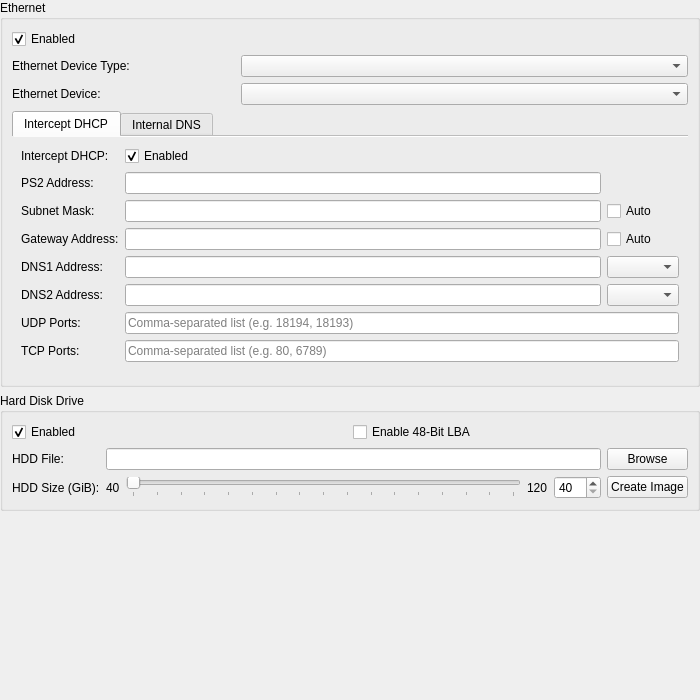
<?xml version="1.0" encoding="UTF-8"?>
<ui version="4.0">
 <class>DEV9SettingsWidget</class>
 <widget class="QWidget" name="DEV9SettingsWidget">
  <property name="geometry">
   <rect>
    <x>0</x>
    <y>0</y>
    <width>700</width>
    <height>700</height>
   </rect>
  </property>
  <layout class="QVBoxLayout" name="verticalLayout">
   <property name="leftMargin">
    <number>0</number>
   </property>
   <property name="topMargin">
    <number>0</number>
   </property>
   <property name="rightMargin">
    <number>0</number>
   </property>
   <property name="bottomMargin">
    <number>0</number>
   </property>
   <item>
    <widget class="QGroupBox" name="groupBox">
     <property name="title">
      <string>Ethernet</string>
     </property>
     <layout class="QGridLayout" name="gridLayout">
      <item row="2" column="1" colspan="2">
       <widget class="QComboBox" name="ethDev"/>
      </item>
      <item row="2" column="0">
       <widget class="QLabel" name="ethDevLabel">
        <property name="text">
         <string>Ethernet Device:</string>
        </property>
        <property name="buddy">
         <cstring>ethDev</cstring>
        </property>
       </widget>
      </item>
      <item row="1" column="0">
       <widget class="QLabel" name="ethDevTypeLabel">
        <property name="text">
         <string>Ethernet Device Type:</string>
        </property>
        <property name="buddy">
         <cstring>ethDevType</cstring>
        </property>
       </widget>
      </item>
      <item row="3" column="0" colspan="3">
       <widget class="QTabWidget" name="ethTabWidget">
        <property name="currentIndex">
         <number>0</number>
        </property>
        <property name="documentMode">
         <bool>true</bool>
        </property>
        <widget class="QWidget" name="tab">
         <attribute name="title">
          <string>Intercept DHCP</string>
         </attribute>
         <layout class="QGridLayout" name="gridLayout_3">
          <item row="4" column="2">
           <widget class="QComboBox" name="ethDNS1Mode"/>
          </item>
          <item row="0" column="1">
           <widget class="QCheckBox" name="ethInterceptDHCP">
            <property name="text">
             <string comment="InterceptDHCP">Enabled</string>
            </property>
            <property name="checked">
             <bool>true</bool>
            </property>
           </widget>
          </item>
          <item row="2" column="1">
           <widget class="QLineEdit" name="ethNetMask">
            <property name="inputMask">
             <string/>
            </property>
           </widget>
          </item>
          <item row="2" column="0">
           <widget class="QLabel" name="ethNetMaskLabel">
            <property name="text">
             <string>Subnet Mask:</string>
            </property>
            <property name="buddy">
             <cstring>ethNetMask</cstring>
            </property>
           </widget>
          </item>
          <item row="3" column="0">
           <widget class="QLabel" name="ethGatewayAddrLabel">
            <property name="text">
             <string>Gateway Address:</string>
            </property>
            <property name="buddy">
             <cstring>ethGatewayAddr</cstring>
            </property>
           </widget>
          </item>
          <item row="3" column="2">
           <widget class="QCheckBox" name="ethGatewayAuto">
            <property name="text">
             <string>Auto</string>
            </property>
           </widget>
          </item>
          <item row="0" column="0">
           <widget class="QLabel" name="ethInterceptDHCPLabel">
            <property name="text">
             <string>Intercept DHCP:</string>
            </property>
            <property name="buddy">
             <cstring>ethInterceptDHCP</cstring>
            </property>
           </widget>
          </item>
          <item row="1" column="1">
           <widget class="QLineEdit" name="ethPS2Addr">
            <property name="inputMask">
             <string/>
            </property>
           </widget>
          </item>
          <item row="2" column="2">
           <widget class="QCheckBox" name="ethNetMaskAuto">
            <property name="text">
             <string>Auto</string>
            </property>
           </widget>
          </item>
          <item row="1" column="0">
           <widget class="QLabel" name="ethPS2AddrLabel">
            <property name="text">
             <string>PS2 Address:</string>
            </property>
            <property name="buddy">
             <cstring>ethPS2Addr</cstring>
            </property>
           </widget>
          </item>
          <item row="3" column="1">
           <widget class="QLineEdit" name="ethGatewayAddr">
            <property name="inputMask">
             <string/>
            </property>
           </widget>
          </item>
          <item row="4" column="0">
           <widget class="QLabel" name="ethDNS1AddrLabel">
            <property name="text">
             <string>DNS1 Address:</string>
            </property>
            <property name="buddy">
             <cstring>ethDNS1Addr</cstring>
            </property>
           </widget>
          </item>
          <item row="4" column="1">
           <widget class="QLineEdit" name="ethDNS1Addr">
            <property name="inputMask">
             <string/>
            </property>
           </widget>
          </item>
          <item row="5" column="0">
           <widget class="QLabel" name="ethDNS2AddrLabel">
            <property name="text">
             <string>DNS2 Address:</string>
            </property>
            <property name="buddy">
             <cstring>ethDNS2Addr</cstring>
            </property>
           </widget>
          </item>
          <item row="5" column="1">
           <widget class="QLineEdit" name="ethDNS2Addr">
            <property name="inputMask">
             <string/>
            </property>
           </widget>
          </item>
          <item row="5" column="2">
           <widget class="QComboBox" name="ethDNS2Mode"/>
          </item>
          <item row="6" column="0">
           <widget class="QLabel" name="ethUDPPortsLabel">
            <property name="text">
             <string>UDP Ports:</string>
            </property>
            <property name="buddy">
             <cstring>ethUDPPorts</cstring>
            </property>
           </widget>
          </item>
          <item row="6" column="1" colspan="2">
           <widget class="QLineEdit" name="ethUDPPorts">
            <property name="placeholderText">
             <string>Comma-separated list (e.g. 18194, 18193)</string>
            </property>
            <property name="toolTip">
             <string>Pre-bind UDP ports on the host for inbound PS2 traffic. Required for ps2client/ps2link communication in Sockets mode.</string>
            </property>
           </widget>
          </item>
          <item row="7" column="0">
           <widget class="QLabel" name="ethTCPPortsLabel">
            <property name="text">
             <string>TCP Ports:</string>
            </property>
            <property name="buddy">
             <cstring>ethTCPPorts</cstring>
            </property>
           </widget>
          </item>
          <item row="7" column="1" colspan="2">
           <widget class="QLineEdit" name="ethTCPPorts">
            <property name="placeholderText">
             <string>Comma-separated list (e.g. 80, 6789)</string>
            </property>
            <property name="toolTip">
             <string>Listen on these TCP ports on the host and forward inbound connections to the PS2. Required to drive a TCP server running on the PS2 from host tools in Sockets mode.</string>
            </property>
           </widget>
          </item>
         </layout>
        </widget>
        <widget class="QWidget" name="tab_2">
         <attribute name="title">
          <string>Internal DNS</string>
         </attribute>
         <layout class="QGridLayout" name="gridLayout_4">
          <item row="1" column="1">
           <layout class="QVBoxLayout" name="verticalLayout_2">
            <item>
             <widget class="QPushButton" name="ethHostAdd">
              <property name="text">
               <string>Add</string>
              </property>
             </widget>
            </item>
            <item>
             <widget class="QPushButton" name="ethHostDel">
              <property name="text">
               <string>Delete</string>
              </property>
             </widget>
            </item>
            <item>
             <widget class="QPushButton" name="ethHostExport">
              <property name="text">
               <string>Export</string>
              </property>
             </widget>
            </item>
            <item>
             <widget class="QPushButton" name="ethHostImport">
              <property name="text">
               <string>Import</string>
              </property>
             </widget>
            </item>
            <item>
             <widget class="QPushButton" name="ethHostPerGame">
              <property name="text">
               <string>Per game</string>
              </property>
             </widget>
            </item>
            <item>
             <spacer name="verticalSpacer_2">
              <property name="orientation">
               <enum>Qt::Orientation::Vertical</enum>
              </property>
              <property name="sizeHint" stdset="0">
               <size>
                <width>20</width>
                <height>0</height>
               </size>
              </property>
             </spacer>
            </item>
           </layout>
          </item>
          <item row="0" column="0" colspan="2">
           <widget class="QLabel" name="label_11">
            <property name="text">
             <string>Internal DNS can be selected using the DNS1/2 dropdowns, or by setting them to 192.0.2.1</string>
            </property>
            <property name="buddy">
             <cstring>ethHosts</cstring>
            </property>
           </widget>
          </item>
          <item row="1" column="0">
           <widget class="QTableView" name="ethHosts">
            <property name="selectionMode">
             <enum>QAbstractItemView::SelectionMode::SingleSelection</enum>
            </property>
            <property name="sortingEnabled">
             <bool>true</bool>
            </property>
            <attribute name="horizontalHeaderHighlightSections">
             <bool>false</bool>
            </attribute>
            <attribute name="verticalHeaderVisible">
             <bool>false</bool>
            </attribute>
           </widget>
          </item>
         </layout>
        </widget>
       </widget>
      </item>
      <item row="1" column="1" colspan="2">
       <widget class="QComboBox" name="ethDevType"/>
      </item>
      <item row="0" column="0" colspan="3">
       <widget class="QCheckBox" name="ethEnabled">
        <property name="text">
         <string comment="InternalDNSTable">Enabled</string>
        </property>
        <property name="checked">
         <bool>true</bool>
        </property>
       </widget>
      </item>
     </layout>
    </widget>
   </item>
   <item>
    <widget class="QGroupBox" name="groupBox_2">
     <property name="title">
      <string>Hard Disk Drive</string>
     </property>
     <layout class="QGridLayout" name="gridLayout_2">
      <item row="1" column="2">
       <widget class="QPushButton" name="hddBrowseFile">
        <property name="text">
         <string>Browse</string>
        </property>
       </widget>
      </item>
      <item row="1" column="1">
       <widget class="QLineEdit" name="hddFile"/>
      </item>
      <item row="0" column="0" colspan="3">
       <layout class="QHBoxLayout" name="horizontalLayout_2">
        <item>
         <widget class="QCheckBox" name="hddEnabled">
          <property name="text">
           <string comment="HDD">Enabled</string>
          </property>
          <property name="checked">
           <bool>true</bool>
          </property>
         </widget>
        </item>
        <item>
         <widget class="QCheckBox" name="hddLBA48">
          <property name="text">
           <string>Enable 48-Bit LBA</string>
          </property>
         </widget>
        </item>
       </layout>
      </item>
      <item row="2" column="1">
       <layout class="QHBoxLayout" name="horizontalLayout">
        <item>
         <widget class="QLabel" name="hddSizeMinLabel">
          <property name="text">
           <string>40</string>
          </property>
         </widget>
        </item>
        <item>
         <widget class="QSlider" name="hddSizeSlider">
          <property name="minimum">
           <number>40</number>
          </property>
          <property name="maximum">
           <number>120</number>
          </property>
          <property name="singleStep">
           <number>1</number>
          </property>
          <property name="orientation">
           <enum>Qt::Orientation::Horizontal</enum>
          </property>
          <property name="tickPosition">
           <enum>QSlider::TickPosition::TicksBelow</enum>
          </property>
          <property name="tickInterval">
           <number>5</number>
          </property>
         </widget>
        </item>
        <item>
         <widget class="QLabel" name="hddSizeMaxLabel">
          <property name="text">
           <string>120</string>
          </property>
         </widget>
        </item>
        <item>
         <widget class="QSpinBox" name="hddSizeSpinBox">
          <property name="minimum">
           <number>40</number>
          </property>
          <property name="maximum">
           <number>120</number>
          </property>
         </widget>
        </item>
       </layout>
      </item>
      <item row="1" column="0">
       <widget class="QLabel" name="hddFileLabel">
        <property name="text">
         <string>HDD File:</string>
        </property>
        <property name="buddy">
         <cstring>hddFile</cstring>
        </property>
       </widget>
      </item>
      <item row="2" column="0">
       <widget class="QLabel" name="hddSizeLabel">
        <property name="text">
         <string>HDD Size (GiB):</string>
        </property>
        <property name="buddy">
         <cstring>hddSizeSlider</cstring>
        </property>
       </widget>
      </item>
      <item row="2" column="2">
       <widget class="QPushButton" name="hddCreate">
        <property name="text">
         <string>Create Image</string>
        </property>
       </widget>
      </item>
     </layout>
    </widget>
   </item>
   <item>
    <spacer name="verticalSpacer">
     <property name="orientation">
      <enum>Qt::Orientation::Vertical</enum>
     </property>
     <property name="sizeHint" stdset="0">
      <size>
       <width>20</width>
       <height>0</height>
      </size>
     </property>
    </spacer>
   </item>
  </layout>
 </widget>
 <tabstops>
  <tabstop>ethEnabled</tabstop>
  <tabstop>ethDevType</tabstop>
  <tabstop>ethDev</tabstop>
  <tabstop>ethTabWidget</tabstop>
  <tabstop>ethInterceptDHCP</tabstop>
  <tabstop>ethPS2Addr</tabstop>
  <tabstop>ethNetMask</tabstop>
  <tabstop>ethNetMaskAuto</tabstop>
  <tabstop>ethGatewayAddr</tabstop>
  <tabstop>ethGatewayAuto</tabstop>
  <tabstop>ethDNS1Addr</tabstop>
  <tabstop>ethDNS1Mode</tabstop>
  <tabstop>ethDNS2Addr</tabstop>
  <tabstop>ethDNS2Mode</tabstop>
  <tabstop>ethHostAdd</tabstop>
  <tabstop>ethHostDel</tabstop>
  <tabstop>ethHostExport</tabstop>
  <tabstop>ethHostImport</tabstop>
  <tabstop>ethHostPerGame</tabstop>
  <tabstop>ethHosts</tabstop>
  <tabstop>hddEnabled</tabstop>
  <tabstop>hddLBA48</tabstop>
  <tabstop>hddFile</tabstop>
  <tabstop>hddBrowseFile</tabstop>
  <tabstop>hddSizeSlider</tabstop>
  <tabstop>hddSizeSpinBox</tabstop>
  <tabstop>hddCreate</tabstop>
 </tabstops>
 <resources/>
 <connections/>
</ui>
